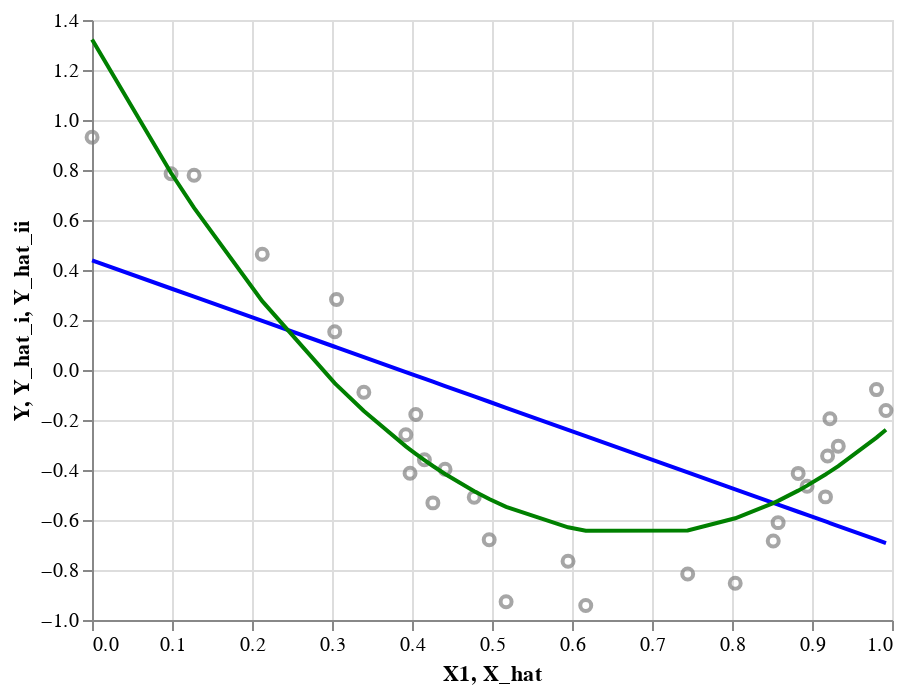

The notebook cell saved with this chart:
### Code cell
# Plot data and two fitted models. Select fitted models by updating 'n_i' and 'n_ii'.
# The plot shows all data (train + test), while the models are fitted on the training data.
# Try out different n_ii: start at 16 and increase with steps of 1. What do we see?
f_plot_data_and_two_models(df_data = df_data3, df_results = df_results3, n_i = 1, n_ii = 2, b_split = True)

### Figure 1 — Vega-Lite specification as saved in the notebook (floating-point values rounded to 4 significant figures)
{"config": {"view": {"continuousWidth": 400, "continuousHeight": 300}}, "layer": [{"data": {"name": "data-161c80f8143f8589e1cc045bb62d5202"}, "mark": {"type": "point", "color": "grey"}, "encoding": {"x": {"field": "X1", "type": "quantitative"}, "y": {"field": "Y", "type": "quantitative"}}}, {"data": {"name": "data-fe69a64cef7270f1b9776355e68605c5"}, "mark": {"type": "line", "color": "blue"}, "encoding": {"x": {"field": "X_hat", "type": "quantitative"}, "y": {"field": "Y_hat_i", "type": "quantitative"}}}, {"data": {"name": "data-fe69a64cef7270f1b9776355e68605c5"}, "mark": {"type": "line", "color": "green"}, "encoding": {"x": {"field": "X_hat", "type": "quantitative"}, "y": {"field": "Y_hat_ii", "type": "quantitative"}}}], "$schema": "https://vega.github.io/schema/vega-lite/v4.17.0.json", "datasets": {"data-161c80f8143f8589e1cc045bb62d5202": [{"Y": 0.9311, "X1": 8.189e-05}, {"Y": 0.785, "X1": 0.09885}, {"Y": 0.7789, "X1": 0.1276}, {"Y": 0.4633, "X1": 0.2128}, {"Y": 0.1531, "X1": 0.3034}, {"Y": 0.2818, "X1": 0.3056}, {"Y": -0.08918, "X1": 0.3398}, {"Y": -0.2589, "X1": 0.3923}, {"Y": -0.4128, "X1": 0.3976}, {"Y": -0.1782, "X1": 0.4047}, {"Y": -0.3587, "X1": 0.4155}, {"Y": -0.5315, "X1": 0.4261}, {"Y": -0.3968, "X1": 0.4413}, {"Y": -0.5093, "X1": 0.4778}, {"Y": -0.6792, "X1": 0.4965}, {"Y": -0.9273, "X1": 0.5176}, {"Y": -0.7651, "X1": 0.5951}, {"Y": -0.9419, "X1": 0.6172}, {"Y": -0.8162, "X1": 0.7446}, {"Y": -0.8528, "X1": 0.804}, {"Y": -0.6837, "X1": 0.8515}, {"Y": -0.6106, "X1": 0.8577}, {"Y": -0.4136, "X1": 0.8827}, {"Y": -0.4653, "X1": 0.8939}, {"Y": -0.5076, "X1": 0.9168}, {"Y": -0.3442, "X1": 0.9195}, {"Y": -0.1947, "X1": 0.9224}, {"Y": -0.3046, "X1": 0.9328}, {"Y": -0.07837, "X1": 0.9806}, {"Y": -0.1617, "X1": 0.9925}], "data-fe69a64cef7270f1b9776355e68605c5": [{"X_hat": 8.189e-05, "Y_hat_i": 0.4385, "Y_hat_ii": 1.322}, {"X_hat": 0.09885, "Y_hat_i": 0.326, "Y_hat_ii": 0.788}, {"X_hat": 0.1276, "Y_hat_i": 0.2932, "Y_hat_ii": 0.6481}, {"X_hat": 0.2128, "Y_hat_i": 0.1962, "Y_hat_ii": 0.2754}, {"X_hat": 0.3034, "Y_hat_i": 0.09299, "Y_hat_ii": -0.05229}, {"X_hat": 0.3056, "Y_hat_i": 0.09041, "Y_hat_ii": -0.05958}, {"X_hat": 0.3398, "Y_hat_i": 0.05149, "Y_hat_ii": -0.1643}, {"X_hat": 0.3923, "Y_hat_i": -0.008318, "Y_hat_ii": -0.3056}, {"X_hat": 0.3976, "Y_hat_i": -0.01431, "Y_hat_ii": -0.3184}, {"X_hat": 0.4047, "Y_hat_i": -0.02249, "Y_hat_ii": -0.3356}, {"X_hat": 0.4155, "Y_hat_i": -0.03475, "Y_hat_ii": -0.3605}, {"X_hat": 0.4261, "Y_hat_i": -0.04682, "Y_hat_ii": -0.384}, {"X_hat": 0.4413, "Y_hat_i": -0.06417, "Y_hat_ii": -0.4162}, {"X_hat": 0.4778, "Y_hat_i": -0.1057, "Y_hat_ii": -0.485}, {"X_hat": 0.4965, "Y_hat_i": -0.127, "Y_hat_ii": -0.516}, {"X_hat": 0.5176, "Y_hat_i": -0.1511, "Y_hat_ii": -0.5472}, {"X_hat": 0.5951, "Y_hat_i": -0.2393, "Y_hat_ii": -0.6292}, {"X_hat": 0.6172, "Y_hat_i": -0.2645, "Y_hat_ii": -0.6431}, {"X_hat": 0.7446, "Y_hat_i": -0.4097, "Y_hat_ii": -0.6416}, {"X_hat": 0.804, "Y_hat_i": -0.4774, "Y_hat_ii": -0.5932}, {"X_hat": 0.8515, "Y_hat_i": -0.5315, "Y_hat_ii": -0.5327}, {"X_hat": 0.8577, "Y_hat_i": -0.5385, "Y_hat_ii": -0.5235}, {"X_hat": 0.8827, "Y_hat_i": -0.567, "Y_hat_ii": -0.4825}, {"X_hat": 0.8939, "Y_hat_i": -0.5797, "Y_hat_ii": -0.4625}, {"X_hat": 0.9168, "Y_hat_i": -0.6059, "Y_hat_ii": -0.4179}, {"X_hat": 0.9195, "Y_hat_i": -0.6089, "Y_hat_ii": -0.4126}, {"X_hat": 0.9224, "Y_hat_i": -0.6122, "Y_hat_ii": -0.4065}, {"X_hat": 0.9328, "Y_hat_i": -0.6241, "Y_hat_ii": -0.3843}, {"X_hat": 0.9806, "Y_hat_i": -0.6785, "Y_hat_ii": -0.2706}, {"X_hat": 0.9925, "Y_hat_i": -0.6921, "Y_hat_ii": -0.2393}]}}
